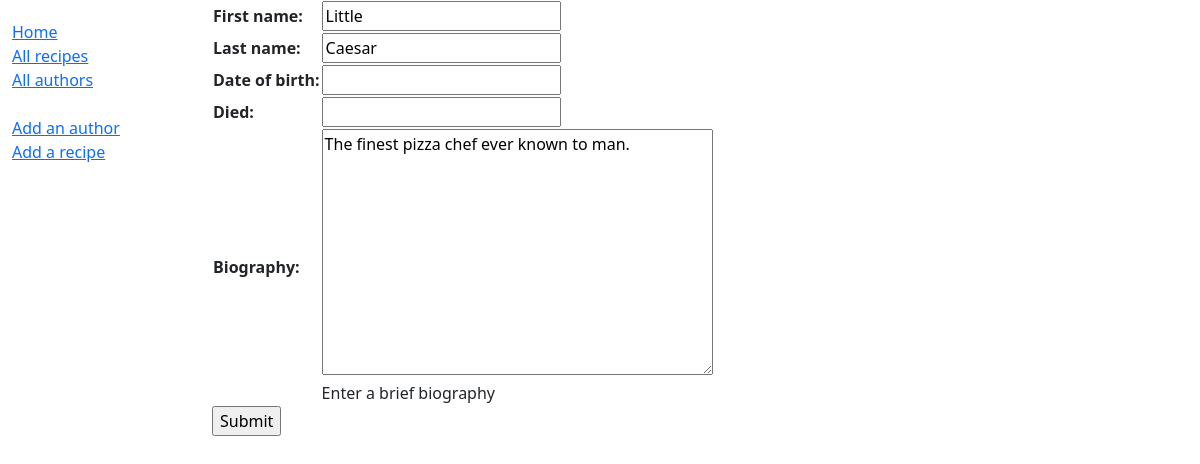
Screenshot of /catalog/author/3/update/ with the database file from the repository.
### catalog/models.py (models this page shows, shortened)
class Author(models.Model):
    first_name = models.CharField(max_length=100)
    last_name = models.CharField(max_length=100)
    date_of_birth = models.DateField(null=True, blank=True)
    date_of_death = models.DateField('Died', null=True, blank=True)
    biography = models.TextField(max_length=1000, help_text='Enter a brief biography', null=True, blank=True)
    class Meta:
        ordering = ['last_name', 'first_name']

### catalog/views.py (the view)
# urls.py: path('author/<int:pk>/update/', views.AuthorUpdate.as_view(), name='author-update'),
class AuthorUpdate(UpdateView):
    model = Author
    fields = ['first_name', 'last_name', 'date_of_birth', 'date_of_death', 'biography']
    fields = '__all__' # Not recommended (potential security issue if more fields added)

### catalog/templates/catalog/author_form.html (shortened to what this page needs)
{% extends "base_generic.html" %}
{% block content %}
  <form action="" method="post">
    <table>
    {{ form.as_table }}
    </table>
    <input type="submit" value="Submit" />
  </form>
{% endblock %}

### rows the page displays
Author: first_name "Little", last_name "Caesar", biography "The finest pizza chef ever known to man."
